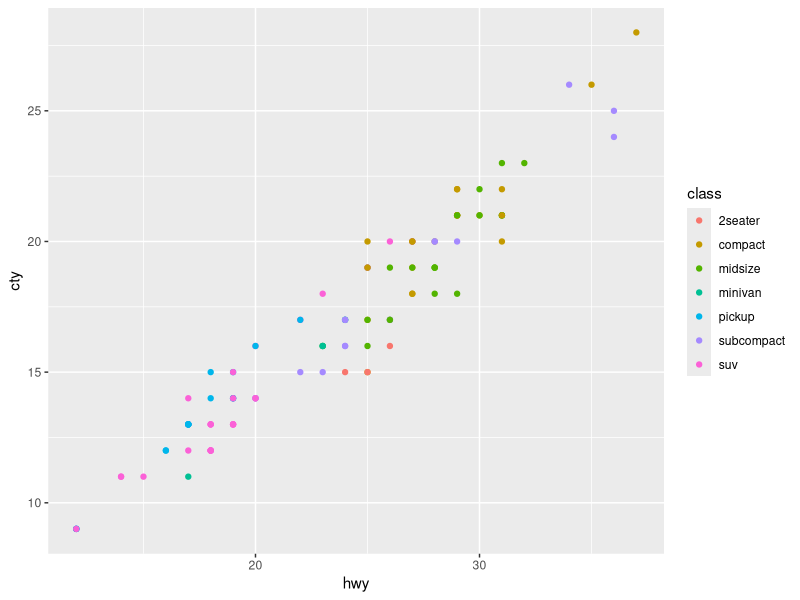
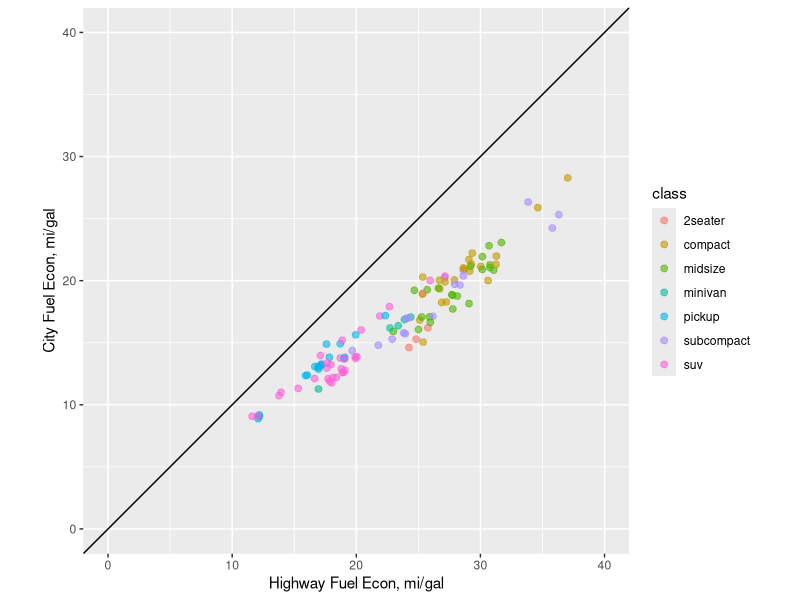
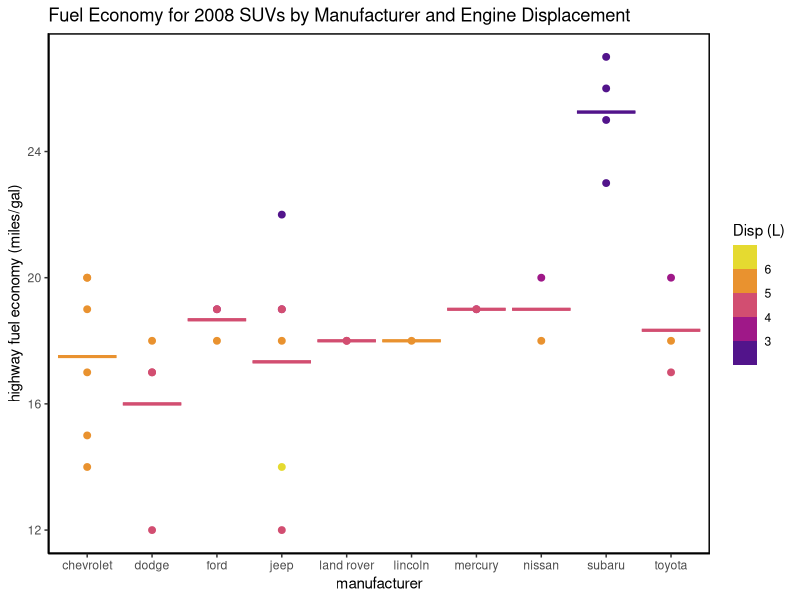

Write the R code that produced these figures, in order. (Note: this script raises an error after producing the figures.)
## ---- chunk 1
knitr::opts_chunk$set(echo = TRUE)
library(tidyverse)

mpg <- mpg
## ---- chunk 2
# quantitative summary in pipe
mpg %>% 
  dplyr::filter(year == 2008) %>%
  dplyr::group_by(class) %>%
  dplyr::tally() %>% 
  dplyr::ungroup()

# load required R packages
library(dplyr) # for data wrangling and manipulation
library(ggplot2) # for data visualization
## alternatively, use `library(tidyverse)`, if you will need multiple packages

ggplot2::ggplot() +
  geom_point(data = dplyr::filter(mpg, year == 2008), # filter data
             aes(x = hwy, y = cty, color = class)) # assign x, y, and color
getwd()

## ---- chunk 3
# call to ggplot, note that data and aesthetics are called in first geom layer
mpg %>%
  filter(year == 2008) %>%
  slice_max(order_by = hwy)
ggplot2::ggplot() +
  # first geom layer (jitter)
  geom_jitter(data = dplyr::filter(mpg, year == 2008),
             aes(x = hwy, y = cty, color = class),
             width = 0.4,
             alpha = 0.6,
             size = 2) +
  coord_fixed(xlim = c(0,40),ylim = c(0,40)) + # set aspect ratio to be similar.
  xlim(5,40)+
  ylim(5,40)+
  geom_abline(intercept = 0, slope = 1)+
  xlab("Highway Fuel Econ, mi/gal") +
  ylab("City Fuel Econ, mi/gal")+
  theme_gray()


## ---- chunk 4
mpg_subset <- mpg %>%
  dplyr::filter(class == "suv", year == 2008)%>%
  dplyr::group_by(manufacturer) %>%
  dplyr::summarise(hwy_mean = mean(hwy), 
                   displ_mean = mean(displ))

# call to ggplot, note that data and aesthetics are called in each geom layer
p1 <- ggplot() +
  # first layer - note the main dataframe was called
  geom_point(data = filter(mpg, class == "suv" & year == 2008),
           aes(x = manufacturer, 
               y = hwy, 
               color = displ),
           size = 2) +
  # second layer - note the subset dataframe was called 
  geom_errorbar(data = mpg_subset,
             aes(x = manufacturer,
                 ymin = hwy_mean,
                 ymax = hwy_mean,
                 color = displ_mean),
             size = 1) +
  # customize plot labels
  labs(title = "Fuel Economy for 2008 SUVs by Manufacturer and Engine Displacement",
       color = "Disp (L)") +
  ylab("highway fuel economy (miles/gal)") +
  # add a fancy color scale
  scale_colour_stepsn(colours = hcl.colors(n=5, palette = "plasma")) +
  # adopt a theme without a gray background
  theme_classic() +
  # enclose the plot on all sides with a black line
  theme(panel.background = element_rect(color = "black",
                                        size = 1))
p1
ggplot2::ggsave("mpg-bar.png",
       plot = p1,
       dpi = 150,
       device = png(),
       width = 20,
       units = "cm")
